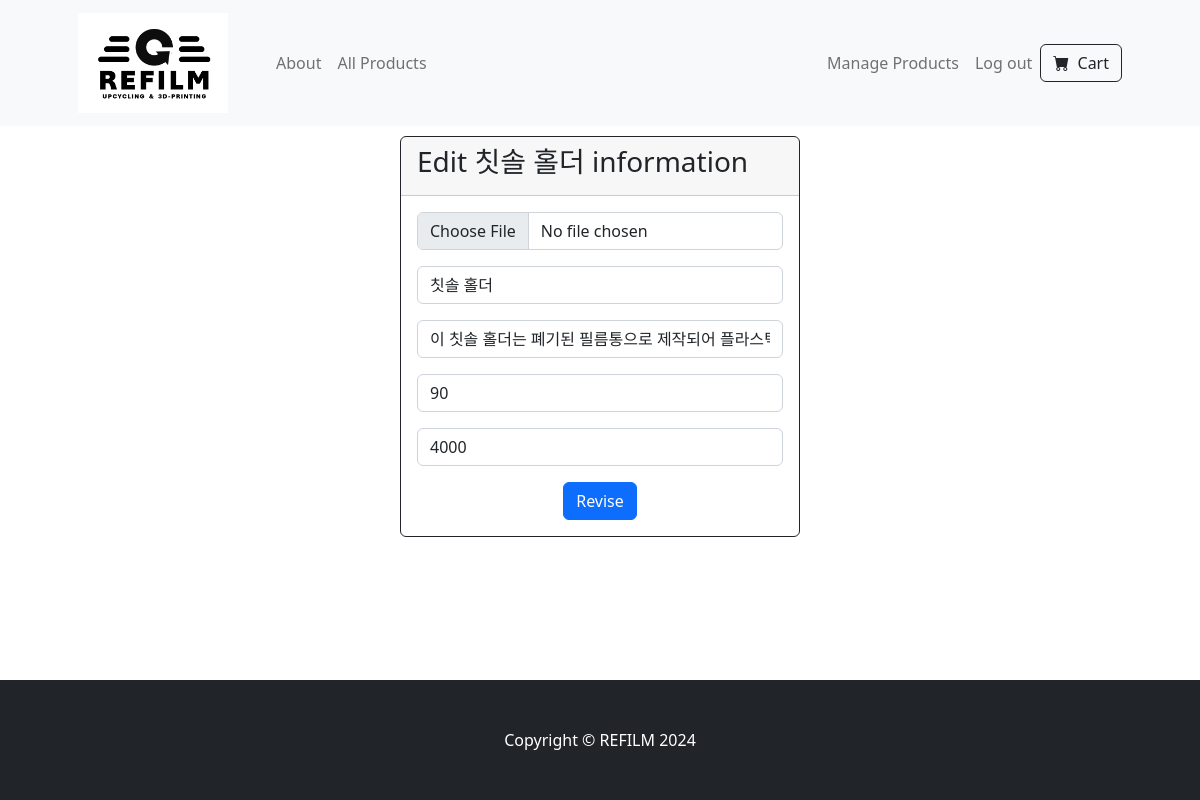
Page /edit/13 (signed in) on the earlier database version.
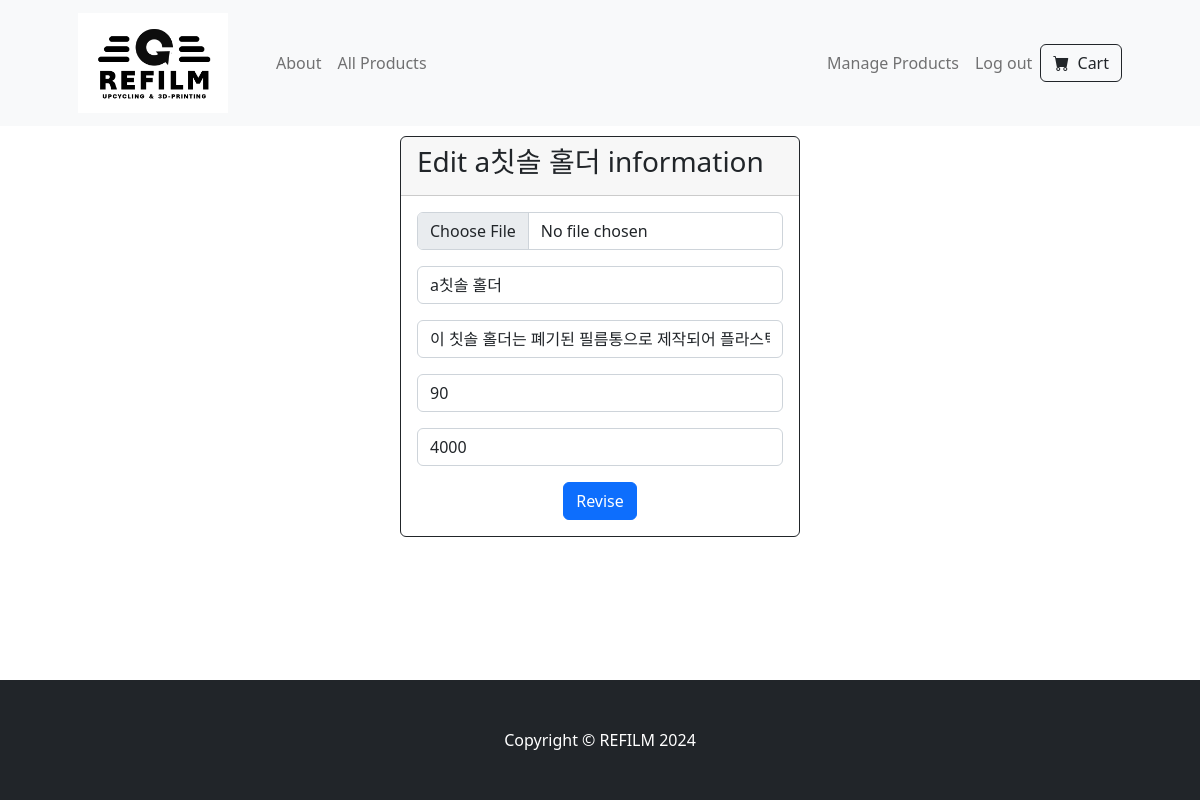
Same page on the later database version.
### tables this page shows
CREATE TABLE products (id INTEGER PRIMARY KEY AUTOINCREMENT NOT NULL, productname TEXT NOT NULL, quantity INTEGER NOT NULL, price INTEGER NOT NULL, image_extension TEXT, description TEXT);

### app.py (the view)
@app.route('/edit/<int:product_id>', methods=['GET', 'POST'])
@login_required
def edit(product_id):
    if request.method == 'POST':
        old_product_name = db.execute("SELECT productname FROM products WHERE id = ? ", product_id)
        old_quantity = db.execute("SELECT quantity FROM products WHERE id = ? ", product_id)
        old_price = db.execute("SELECT price FROM products WHERE id = ? ", product_id)
        old_description = db.execute("SELECT description FROM products WHERE id = ? ", product_id)
        product_name_error = None
        quantity_error = None
        price_error = None
        description_error = None
        image_error = None
        product_name = request.form.get("product_name")
        if not product_name:
            product_name_error = "Please input product name"
        description = request.form.get("description")
        if not description:
            description_error = "Please input description"
        quantity = request.form.get("quantity")
        if not quantity:
            quantity_error = "Please input stock"
        if quantity and not quantity.isdigit():
            quantity_error = "Please input appropriate stock"
        price = request.form.get("price")
        if not price:
            price_error = "Please input price"
        if price and not price.isdigit():
            price_error = "Please input appropriate price"
        file = request.files.get("image")
        if file and allowed_file(file.filename):
            filename = secure_filename(file.filename)
            new_filename = f"product{product_id}.{get_extension(filename)}"
            file_path = os.path.join(app.config['UPLOAD_FOLDER'], new_filename)
            delete_existing_image(product_id)
            file.save(file_path)
        elif not file:
            if not any([product_name_error, quantity_error, price_error, description_error]):
                product_list=[]
                product_list = db.execute("SELECT id FROM products")
                length = len(product_list)
                for i in range(length):
                    product_list[i] = (product_list[i]["id"])
                index = product_list.index(product_id)
                page = index // PER_PAGE + 1
                db.execute("UPDATE products SET productname = ?, quantity = ?, price = ?, description = ? WHERE id = ?", product_name, quantity, price, description, product_id)
                if int(quantity) == 0:
                    db.execute("DELETE FROM cart WHERE product_id = ?", product_id)
                return redirect(url_for('manage', page=page))
        else:
            image_error = "Invalid image format"
        if not any([product_name_error, quantity_error, price_error, image_error, description_error]):
            product_list=[]
            product_list = db.execute("SELECT id FROM products")
            length = len(product_list)
            for i in range(length):
                product_list[i] = (product_list[i]["id"])
            index = product_list.index(product_id)
            page = index // PER_PAGE + 1
            db.execute("UPDATE products SET productname = ?, quantity = ?, price = ?, description = ? image_extension = ? WHERE id = ?", product_name, quantity, price, description, filename.rsplit('.', 1)[1].lower(), product_id)
            if int(quantity) == 0:
                db.execute("DELETE FROM cart WHERE product_id = ?", product_id)
            return redirect(url_for('manage', page=page))
        else:
            return render_template("edit.html", product_id=product_id, old_product_name=old_product_name[0]["productname"], old_quantity=old_quantity[0]["quantity"], old_price=old_price[0]["price"], old_description=old_description[0]["description"], product_name_error=product_name_error, quantity_error=quantity_error, price_error=price_error, image_error=image_error)
    else:
        old_product_name = db.execute("SELECT productname FROM products WHERE id = ? ", product_id)
        old_quantity = db.execute("SELECT quantity FROM products WHERE id = ? ", product_id)
        old_price = db.execute("SELECT price FROM products WHERE id = ? ", product_id)
        old_description = db.execute("SELECT description FROM products WHERE id = ? ", product_id)
        return render_template("edit.html", product_id=product_id, old_product_name=old_product_name[0]["productname"], old_quantity=old_quantity[0]["quantity"], old_price=old_price[0]["price"], old_description=old_description[0]["description"])

### helpers.py (called while the page is built)
def login_required(f):
    @wraps(f)
    def decorated_function(*args, **kwargs):
        if session.get("user_id") is None:
            return redirect("/login")
        return f(*args, **kwargs)
    return decorated_function

### templates/edit.html (shortened to what this page needs)
{% extends "layout.html" %}
{% block content %}
    <div class="card border-dark bg-white text-dark" style="width: 400px; height: fit-content; margin :10px auto;">
        <div class="card-header">
            <h3>Edit {{ old_product_name }} information</h3>
        </div>
        <div class="card-body">
            <form action="/edit/{{ product_id }}" method="post" enctype="multipart/form-data" id="register-form">
                <div class="mb-3">
                    <input type="file" class="form-control" name="image" accept="image/*">
                </div>
                <div class="mb-3">
                    <input autocomplete="off" autofocus type="text" class="form-control" name="product_name" placeholder="Product name" value="{{ old_product_name }}">
                </div>
                <div class="mb-3">
                    <input autocomplete="off" autofocus type="text" class="form-control" name="description" placeholder="Description" value="{{ old_description }}">
                </div>
                <div class="mb-3">
                    <input autocomplete="off" type="text" class="form-control" name="quantity" placeholder="Stock" value="{{ old_quantity }}">
                </div>
                <div class="mb-3">
                    <input autocomplete="off" type="text" class="form-control" name="price" placeholder="Price" value="{{ old_price }}">
                </div>
                <div class="col text-center">
                    <button type="submit" class="btn btn-primary">Revise</button>
                </div>
            </form>
        </div>
    </div>
{% endblock %}

Differences in the rows shown:
changed products: productname "칫솔 홀더" → "a칫솔 홀더"; product_name "칫솔 홀더" → "a칫솔 홀더"
